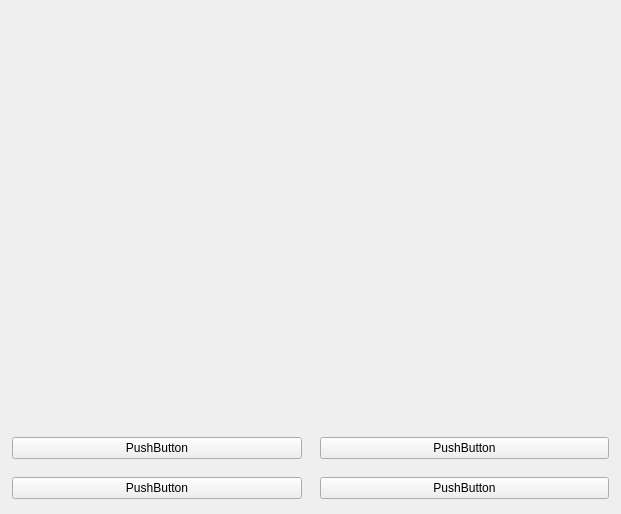
<?xml version="1.0" encoding="UTF-8"?>
<ui version="4.0">
 <class>MainWindow</class>
 <widget class="QMainWindow" name="MainWindow">
  <property name="geometry">
   <rect>
    <x>0</x>
    <y>0</y>
    <width>621</width>
    <height>514</height>
   </rect>
  </property>
  <property name="windowTitle">
   <string>MainWindow</string>
  </property>
  <widget class="QWidget" name="centralwidget">
   <widget class="Canevas" name="canevas" native="true">
    <property name="geometry">
     <rect>
      <x>0</x>
      <y>0</y>
      <width>621</width>
      <height>514</height>
     </rect>
    </property>
    <widget class="QWidget" name="gridLayoutWidget">
     <property name="geometry">
      <rect>
       <x>0</x>
       <y>0</y>
       <width>621</width>
       <height>511</height>
      </rect>
     </property>
     <layout class="QGridLayout" name="gridLayout">
      <property name="leftMargin">
       <number>12</number>
      </property>
      <property name="topMargin">
       <number>12</number>
      </property>
      <property name="rightMargin">
       <number>12</number>
      </property>
      <property name="bottomMargin">
       <number>12</number>
      </property>
      <property name="spacing">
       <number>18</number>
      </property>
      <item row="2" column="1">
       <widget class="QPushButton" name="attack4">
        <property name="cursor">
         <cursorShape>PointingHandCursor</cursorShape>
        </property>
        <property name="text">
         <string>PushButton</string>
        </property>
       </widget>
      </item>
      <item row="1" column="1">
       <widget class="QPushButton" name="attack2">
        <property name="cursor">
         <cursorShape>PointingHandCursor</cursorShape>
        </property>
        <property name="text">
         <string>PushButton</string>
        </property>
       </widget>
      </item>
      <item row="1" column="0">
       <widget class="QPushButton" name="attack1">
        <property name="cursor">
         <cursorShape>PointingHandCursor</cursorShape>
        </property>
        <property name="text">
         <string>PushButton</string>
        </property>
       </widget>
      </item>
      <item row="2" column="0">
       <widget class="QPushButton" name="attack3">
        <property name="cursor">
         <cursorShape>PointingHandCursor</cursorShape>
        </property>
        <property name="text">
         <string>PushButton</string>
        </property>
       </widget>
      </item>
      <item row="0" column="0">
       <spacer name="verticalSpacer">
        <property name="orientation">
         <enum>Qt::Vertical</enum>
        </property>
        <property name="sizeHint" stdset="0">
         <size>
          <width>20</width>
          <height>40</height>
         </size>
        </property>
       </spacer>
      </item>
     </layout>
    </widget>
   </widget>
  </widget>
 </widget>
 <customwidgets>
  <customwidget>
   <class>Canevas</class>
   <extends>QWidget</extends>
   <header location="global">canevas.h</header>
   <container>1</container>
  </customwidget>
 </customwidgets>
 <resources/>
 <connections>
  <connection>
   <sender>attack1</sender>
   <signal>clicked()</signal>
   <receiver>canevas</receiver>
   <slot>update()</slot>
   <hints>
    <hint type="sourcelabel">
     <x>156</x>
     <y>444</y>
    </hint>
    <hint type="destinationlabel">
     <x>310</x>
     <y>256</y>
    </hint>
   </hints>
  </connection>
 </connections>
</ui>
